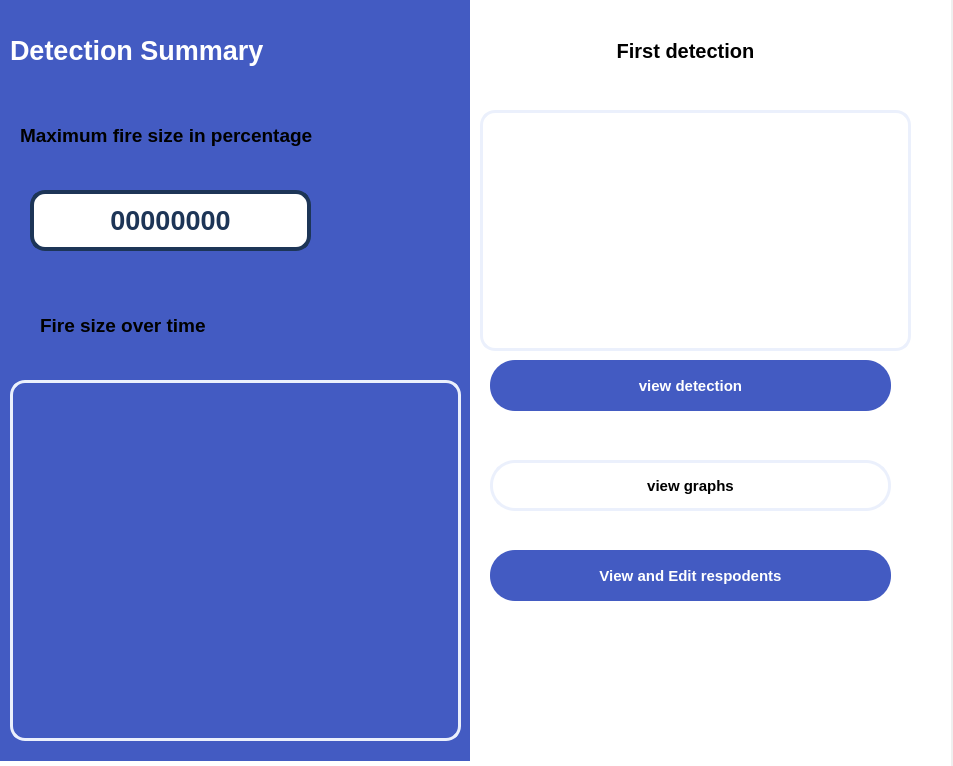
<?xml version="1.0" encoding="UTF-8"?>
<ui version="4.0">
 <class>MetReader</class>
 <widget class="QMainWindow" name="MetReader">
  <property name="geometry">
   <rect>
    <x>0</x>
    <y>0</y>
    <width>953</width>
    <height>766</height>
   </rect>
  </property>
  <property name="windowTitle">
   <string>MainWindow</string>
  </property>
  <widget class="QWidget" name="centralwidget">
   <widget class="QWidget" name="widget" native="true">
    <property name="geometry">
     <rect>
      <x>0</x>
      <y>0</y>
      <width>951</width>
      <height>781</height>
     </rect>
    </property>
    <property name="styleSheet">
     <string notr="true">background-color: rgb(255, 255, 255);</string>
    </property>
    <widget class="QWidget" name="widget_2" native="true">
     <property name="geometry">
      <rect>
       <x>0</x>
       <y>0</y>
       <width>475</width>
       <height>761</height>
      </rect>
     </property>
     <property name="styleSheet">
      <string notr="true">background-color: #435BC2;</string>
     </property>
     <widget class="QLabel" name="label">
      <property name="geometry">
       <rect>
        <x>10</x>
        <y>15</y>
        <width>461</width>
        <height>71</height>
       </rect>
      </property>
      <property name="font">
       <font>
        <pointsize>20</pointsize>
        <weight>75</weight>
        <bold>true</bold>
       </font>
      </property>
      <property name="styleSheet">
       <string notr="true">color: #fff;</string>
      </property>
      <property name="text">
       <string>Detection Summary</string>
      </property>
     </widget>
     <widget class="QLabel" name="label_5">
      <property name="geometry">
       <rect>
        <x>20</x>
        <y>120</y>
        <width>411</width>
        <height>31</height>
       </rect>
      </property>
      <property name="font">
       <font>
        <pointsize>14</pointsize>
        <weight>75</weight>
        <bold>true</bold>
       </font>
      </property>
      <property name="styleSheet">
       <string notr="true">color: #000;</string>
      </property>
      <property name="text">
       <string>Maximum fire size in percentage</string>
      </property>
     </widget>
     <widget class="QLabel" name="reading">
      <property name="geometry">
       <rect>
        <x>30</x>
        <y>190</y>
        <width>281</width>
        <height>61</height>
       </rect>
      </property>
      <property name="font">
       <font>
        <pointsize>20</pointsize>
        <weight>75</weight>
        <italic>false</italic>
        <bold>true</bold>
        <kerning>true</kerning>
       </font>
      </property>
      <property name="styleSheet">
       <string notr="true">background-color: rgb(255, 255, 255);
color: rgb(29, 53, 87);
border: 4px solid  rgb(29, 53, 87);
border-radius:15px;</string>
      </property>
      <property name="text">
       <string>00000000</string>
      </property>
      <property name="alignment">
       <set>Qt::AlignCenter</set>
      </property>
     </widget>
     <widget class="QLabel" name="label_6">
      <property name="geometry">
       <rect>
        <x>40</x>
        <y>310</y>
        <width>321</width>
        <height>31</height>
       </rect>
      </property>
      <property name="font">
       <font>
        <pointsize>14</pointsize>
        <weight>75</weight>
        <bold>true</bold>
       </font>
      </property>
      <property name="styleSheet">
       <string notr="true">color: #000;</string>
      </property>
      <property name="text">
       <string>Fire size over time</string>
      </property>
     </widget>
     <widget class="QLabel" name="ephoto_2">
      <property name="geometry">
       <rect>
        <x>10</x>
        <y>380</y>
        <width>451</width>
        <height>361</height>
       </rect>
      </property>
      <property name="font">
       <font>
        <pointsize>20</pointsize>
        <weight>75</weight>
        <bold>true</bold>
       </font>
      </property>
      <property name="styleSheet">
       <string notr="true">border: 3px solid #EBF0FC;
border-radius: 15px;
color: rgb(235, 240, 252);</string>
      </property>
      <property name="text">
       <string/>
      </property>
      <property name="pixmap">
       <pixmap>model2.png</pixmap>
      </property>
      <property name="scaledContents">
       <bool>true</bool>
      </property>
      <property name="alignment">
       <set>Qt::AlignCenter</set>
      </property>
     </widget>
    </widget>
    <widget class="QWidget" name="widget_3" native="true">
     <property name="geometry">
      <rect>
       <x>470</x>
       <y>0</y>
       <width>450</width>
       <height>761</height>
      </rect>
     </property>
     <property name="styleSheet">
      <string notr="true">color: rgb(241, 250, 238);</string>
     </property>
     <widget class="QLabel" name="label_2">
      <property name="geometry">
       <rect>
        <x>0</x>
        <y>20</y>
        <width>431</width>
        <height>61</height>
       </rect>
      </property>
      <property name="font">
       <font>
        <pointsize>15</pointsize>
        <weight>75</weight>
        <bold>true</bold>
       </font>
      </property>
      <property name="styleSheet">
       <string notr="true">color: rgb(0, 0, 0);</string>
      </property>
      <property name="text">
       <string>First detection</string>
      </property>
      <property name="alignment">
       <set>Qt::AlignCenter</set>
      </property>
     </widget>
     <widget class="QLabel" name="label_3">
      <property name="geometry">
       <rect>
        <x>120</x>
        <y>180</y>
        <width>55</width>
        <height>16</height>
       </rect>
      </property>
      <property name="text">
       <string>TextLabel</string>
      </property>
     </widget>
     <widget class="QLabel" name="ephoto">
      <property name="geometry">
       <rect>
        <x>10</x>
        <y>110</y>
        <width>431</width>
        <height>241</height>
       </rect>
      </property>
      <property name="font">
       <font>
        <pointsize>20</pointsize>
        <weight>75</weight>
        <bold>true</bold>
       </font>
      </property>
      <property name="styleSheet">
       <string notr="true">border: 3px solid #EBF0FC;
border-radius: 15px;
color: rgb(235, 240, 252);</string>
      </property>
      <property name="text">
       <string/>
      </property>
      <property name="pixmap">
       <pixmap>detected.jpg</pixmap>
      </property>
      <property name="scaledContents">
       <bool>true</bool>
      </property>
      <property name="alignment">
       <set>Qt::AlignCenter</set>
      </property>
     </widget>
     <widget class="QPushButton" name="detectionbutton">
      <property name="geometry">
       <rect>
        <x>20</x>
        <y>360</y>
        <width>401</width>
        <height>51</height>
       </rect>
      </property>
      <property name="font">
       <font>
        <pointsize>11</pointsize>
        <weight>75</weight>
        <bold>true</bold>
       </font>
      </property>
      <property name="cursor">
       <cursorShape>PointingHandCursor</cursorShape>
      </property>
      <property name="styleSheet">
       <string notr="true">QPushButton{
border-radius: 25px;
background:#435BC2;
color: #fff;

}
QPushButton:hover{
background-color:rgb(0,0,0);
}
QPushButton:pressed{
padding-top:5px;
padding-left:5px;
}</string>
      </property>
      <property name="text">
       <string>view detection</string>
      </property>
     </widget>
     <widget class="QPushButton" name="csvbutton">
      <property name="geometry">
       <rect>
        <x>20</x>
        <y>460</y>
        <width>401</width>
        <height>51</height>
       </rect>
      </property>
      <property name="font">
       <font>
        <pointsize>11</pointsize>
        <weight>75</weight>
        <bold>true</bold>
       </font>
      </property>
      <property name="cursor">
       <cursorShape>PointingHandCursor</cursorShape>
      </property>
      <property name="styleSheet">
       <string notr="true">QPushButton{
border-radius: 25px;
background:#fff;
color: #000;
border: 3px solid #EBF0FC;

}
QPushButton:hover{
background-color:rgb(0,0,0);
color: #FFF;
}
QPushButton:pressed{
padding-top:5px;
padding-left:5px;
}

</string>
      </property>
      <property name="text">
       <string>view graphs</string>
      </property>
     </widget>
     <widget class="QPushButton" name="detectionbutton_2">
      <property name="geometry">
       <rect>
        <x>20</x>
        <y>550</y>
        <width>401</width>
        <height>51</height>
       </rect>
      </property>
      <property name="font">
       <font>
        <pointsize>11</pointsize>
        <weight>75</weight>
        <bold>true</bold>
       </font>
      </property>
      <property name="cursor">
       <cursorShape>PointingHandCursor</cursorShape>
      </property>
      <property name="styleSheet">
       <string notr="true">QPushButton{
border-radius: 25px;
background:#435BC2;
color: #fff;

}
QPushButton:hover{
background-color:rgb(0,0,0);
}
QPushButton:pressed{
padding-top:5px;
padding-left:5px;
}</string>
      </property>
      <property name="text">
       <string>View and Edit respodents</string>
      </property>
     </widget>
    </widget>
   </widget>
  </widget>
 </widget>
 <resources/>
 <connections/>
</ui>
